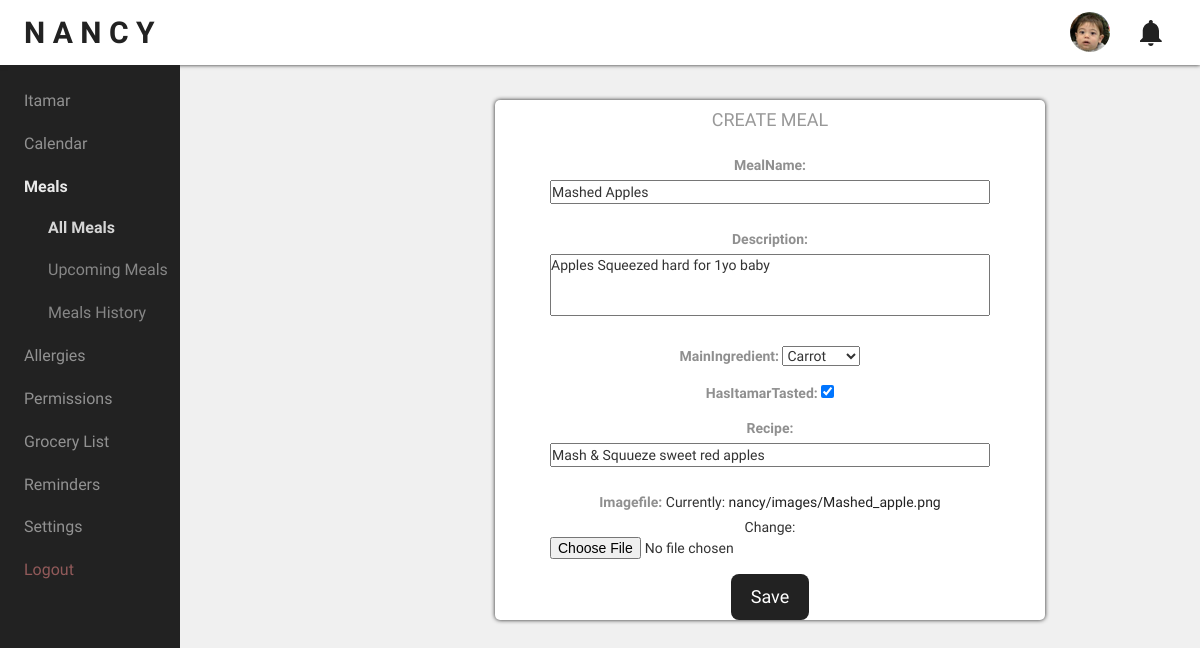
Screenshot of /update-meal/42 with the database file from the repository.
### todo/models.py (models this page shows, shortened)
class Nancy(models.Model):
    user_id = models.ForeignKey(User, on_delete=models.CASCADE) #relationship 1:n (user:todos) ??
    dateCreated = models.DateField(auto_now_add=True) #automatic
    dateCompleted = models.DateField(null=True, blank=True) #blank at first ?
    mealName = models.CharField(max_length=30)
    scheduled = models.BooleanField(default=False)
    description = models.TextField(blank=True)
    mainIngredient = models.CharField(max_length=70)
    HasItamarTasted = models.BooleanField(default=False)
    Recipe = models.CharField(max_length=70)
    imagefile = models.ImageField(default='todo\static\nancy\images\Mashed_apple.png',upload_to='nancy/images')
    mediumIm=ImageSpecField(
        source='imagefile',processors=[SmartResize( 80,100)],format='PNG')
    smallIm=ImageSpecField(
        source='imagefile',processors=[SmartResize(40,50)],format='PNG')
    bigImage=ImageSpecField(
        source='imagefile',processors=[SmartResize(200,300)],format='PNG')

### todo/views.py (the view, shortened to what this page needs)
# urls.py: path('update-meal/<int:meal_pk>', views.updateMeal, name='updateMeal'),
def updateMeal(request, meal_pk):
    meal = get_object_or_404(Nancy, pk=meal_pk)
    if (request.method == 'GET'):
        form = NancyForm(instance=meal)
        act=2
        return render(request, 'nancy/create-meal.html', {'meal': meal, 'form': form ,'act':act})

### todo/forms.py
class NancyForm(forms.ModelForm):
    class Meta:
        model = Nancy
        fields = ['mealName', 'description', 'mainIngredient',
                  'HasItamarTasted', 'Recipe', 'imagefile']
        widgets = {
            "description": forms.Textarea(attrs={"rows": "3", "cols": "40", "style":"resize:none"}),
            'mainIngredient':forms.Select(attrs={"id":"selectIngredients"})
        }

### todo/templates/nancy/create-meal.html (shortened to what this page needs)
{% load static  %}
<!DOCTYPE html>
<html lang="en">
<head>
    <link rel="stylesheet" href="https://maxcdn.bootstrapcdn.com/bootstrap/3.3.7/css/bootstrap.min.css"
>
    <link rel="stylesheet" href="{% static 'nancy/css/styles.css' %}">
</head>
<body>
    <div class="wrapper">
        <header>
            <div class="header-selections">
                <a href="{% url 'nancy' %}" id="logo">N A N C Y</a>
                <a href="#" id=notification></a>
                <a href="#" id=baby-nav></a>
            </div>
        </header>
        <div class="table">
            <nav>
                <ul>
                    <li><a href="{% url 'nancy' %}">Itamar</a></li>
                    <li><a href="#">Calendar</a></li>
                    <li class="thisNavSection"><a href="{% url 'meals' %}"><b>Meals</b></a>
                        <ul>
                            <li class="thisNavSection"><a href="{% url 'meals' %}">All Meals</a></li>
                            <li><a href="#">Upcoming Meals</a></li>
                            <li><a href="#">Meals History</a></li>
                        </ul>
                    </li>
                    <li><a href="#">Allergies</a></li>
                    <li><a href="#">Permissions</a></li>
                    <li><a href="#">Grocery List</a></li>
                    <li><a href="#">Reminders</a></li>
                    <li><a href="#">Settings</a></li>
                    <li><a id="logout" href="{% url 'logoutuser' %}">Logout</a></li>
                </ul>
            </nav>
            <main>
                <section class="create-meal">
                    <h2>CREATE MEAL</h2>
                        {% if act == 2  %}
                        <form action="{% url 'updateMeal' meal.id%}" method="POST" enctype="multipart/form-data">
                            {% endif %}
                            {{form.as_p}}
                            <button type='submit' class="btn-medium">Save </button>
                        </form>
                </section>
            </main>
        </div>
</body>
</html>

### todo/static/nancy/css/styles.css (style rules this page uses)
* { margin: 0; padding: 0; overflow: visible; }
html,nav, header, footer, main, aside, section, div { display: block; }
h2 { text-align: center; font-size: 18px; opacity: 50%; margin: 5px; padding: 5px; }
a { text-decoration: none; color: #222; }
.wrapper { display: block; width: 100%; margin: 0 auto; }
body { width: 100%; margin: 0; font-family: 'Ubuntu', sans-serif; font-style: normal; background-color: #f0f0f0; }
header { position: sticky; z-index: 99; top: 0; width: 100%; }
.header-selections { display: block; width: 100%; height: 65px; line-height: 65px; background-color: white; box-shadow: 0px 0px 4px #222222; font-size: 20px; }
nav { display: table-cell; height: 100vh; width: 12vw; min-width: 180px; background-color: #222222; padding: 0; }
#notification { display: block; float: right; right: 10px; margin:20px 30px; width: 30px; height: 30px; background: url(../images/notif-icon.png) no-repeat; }
#baby-nav { display: block; float: right; margin-top: 12px; width: 40px; height: 40px; border-radius: 100%; background: url(../images/baby-icon.png) no-repeat; margin-left: 15px; }
#logout { color: #ff9191; }
#logo { margin-left: 24px; font-weight: bold; text-decoration: none; text-align: center; color: #222222; font-size: 30px }
ul { list-style-type:none; margin-top: 18px; font-weight: lighter; }
nav ul { margin-left: 24px; }
li a { text-decoration: none; color: white; font-size: 16px; transition: 0.2s ease-in-out; }
li { margin-bottom: 20px; }
nav li { opacity: 50%; transition: 0.2s ease-in-out; }
.table { position: absolute; display: table; width: 100%; height: 100vh; border-collapse: collapse; margin: 0; }
main { box-sizing: border-box; display: flex; width: 100%; height: 100vh; padding: 15px; }
main section { position: relative; box-shadow: 0px 0px 4px #222222; border-radius: 5px; background-color: white; width: 38vw; text-align: center; }
.thisNavSection { opacity: 90%; font-weight: bold; }
.create-meal { height: 520px; width: 550px; left: 300px; top: 20px; padding-left: 25px; padding-right: 25px; }
form { padding-left: 30px; padding-right: 30px; }
input,textarea { margin-bottom: 15px; font-family: 'Ubuntu', sans-serif; }
textarea, input[type=text] { width: 100%; }
label { display: inline-block; margin-bottom: 5px; color: #222222; opacity: 50%; }
.btn-medium { display: block; margin: 0 auto; background-color: #222222; border: none; border-radius: 8px; color: white; font-size: large; padding: 10px 20px; text-decoration: none; cursor: pointer; }

### rows the page displays
Nancy: mealName "Mashed Apples", description "Apples Squeezed hard for 1yo baby", mainIngredient "Carrot", HasItamarTasted "☑", Recipe "Mash & Squueze sweet red apples"
